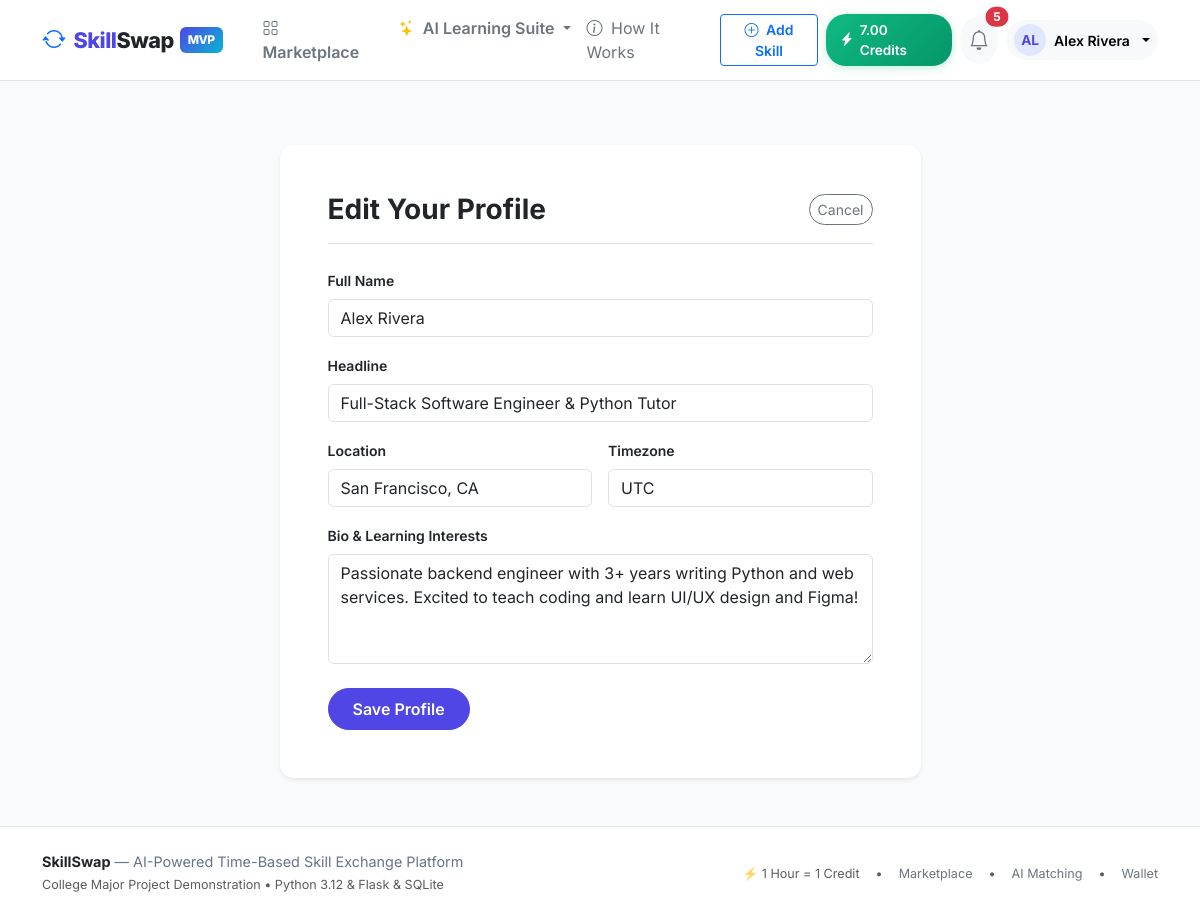
The app's page /auth/profile/edit (signed in) with its own data.
### app/models/wallet.py (models this page shows, shortened)
class Wallet(db.Model):
    __tablename__ = "wallets"
    id = db.Column(db.Integer, primary_key=True)
    user_id = db.Column(db.Integer, db.ForeignKey("users.id"), unique=True, nullable=False, index=True)
    available_balance = db.Column(db.Numeric(8, 2), default=Decimal("0.00"), nullable=False)
    reserved_balance = db.Column(db.Numeric(8, 2), default=Decimal("0.00"), nullable=False)
    updated_at = db.Column(db.DateTime, default=lambda: datetime.now(timezone.utc), onupdate=lambda: datetime.now(timezone.utc), nullable=False)
    user = db.relationship("User", back_populates="wallet")
    transactions = db.relationship(
        "WalletTransaction", back_populates="wallet", cascade="all, delete-orphan", order_by="desc(WalletTransaction.created_at)"
    )

### app/models/user.py (models this page shows, shortened)
class User(UserMixin, db.Model):
    __tablename__ = "users"
    id = db.Column(db.Integer, primary_key=True)
    username = db.Column(db.String(64), unique=True, nullable=False, index=True)
    email = db.Column(db.String(120), unique=True, nullable=False, index=True)
    password_hash = db.Column(db.String(256), nullable=False)
    full_name = db.Column(db.String(100), nullable=False)
    role = db.Column(db.String(20), default="user", nullable=False)  # 'user', 'admin'
    status = db.Column(db.String(20), default="active", nullable=False)  # 'active', 'suspended'
    bio = db.Column(db.Text, default="")
    headline = db.Column(db.String(150), default="")
    location = db.Column(db.String(100), default="")
    timezone = db.Column(db.String(50), default="UTC")
    avatar_path = db.Column(db.String(255), nullable=True)
    created_at = db.Column(db.DateTime, default=lambda: datetime.now(timezone.utc), nullable=False)
    updated_at = db.Column(db.DateTime, default=lambda: datetime.now(timezone.utc), onupdate=lambda: datetime.now(timezone.utc), nullable=False)
    wallet = db.relationship("Wallet", back_populates="user", uselist=False, cascade="all, delete-orphan")
    skills = db.relationship("UserSkill", back_populates="user", cascade="all, delete-orphan", lazy="dynamic")
    availability = db.relationship("AvailabilitySlot", back_populates="user", cascade="all, delete-orphan")
    bookings_as_learner = db.relationship(
        "Booking", foreign_keys="Booking.learner_id", back_populates="learner", lazy="dynamic"
    )
    bookings_as_teacher = db.relationship(
        "Booking", foreign_keys="Booking.teacher_id", back_populates="teacher", lazy="dynamic"
    )
    reviews_given = db.relationship(
        "Review", foreign_keys="Review.reviewer_id", back_populates="reviewer", lazy="dynamic"
    )
    reviews_received = db.relationship(
        "Review", foreign_keys="Review.reviewee_id", back_populates="reviewee", lazy="dynamic"
    )
    notifications = db.relationship("Notification", back_populates="user", cascade="all, delete-orphan", lazy="dynamic")
    roadmaps = db.relationship("LearningRoadmap", back_populates="user", cascade="all, delete-orphan", lazy="dynamic")
    quizzes = db.relationship("GeneratedQuiz", back_populates="user", cascade="all, delete-orphan", lazy="dynamic")
    ai_conversations = db.relationship("AIConversation", back_populates="user", cascade="all, delete-orphan", lazy="dynamic")
    ai_prefs = db.relationship("UserAIPrefs", back_populates="user", uselist=False, cascade="all, delete-orphan")
    @property
    def is_admin(self) -> bool:
        return self.role == "admin"
    @property
    def is_active(self) -> bool:
        return self.status == "active"

### app/auth/routes.py (the view, shortened to what this page needs)
@bp.route("/profile/edit", methods=["GET", "POST"])
@login_required
def edit_profile():
    form = ProfileEditForm(obj=current_user)
    return render_template("auth/edit_profile.html", form=form)

### app/auth/forms.py
class ProfileEditForm(FlaskForm):
    full_name = StringField("Full Name", validators=[DataRequired(), Length(min=2, max=100)])
    headline = StringField("Headline", validators=[Length(max=150)])
    location = StringField("Location", validators=[Length(max=100)])
    timezone = StringField("Timezone", validators=[Length(max=50)])
    bio = TextAreaField("Bio & Learning Interests", validators=[Length(max=1000)])
    submit = SubmitField("Save Profile")

### app/services/notification_service.py (called while the page is built)
def get_unread_count(user_id: int) -> int:
    return Notification.query.filter_by(user_id=user_id, is_read=False).count()

### app/templates/auth/edit_profile.html (shortened to what this page needs)
{% extends "base.html" %}
{% block content %}
<div class="container py-4">
  <div class="row justify-content-center">
    <div class="col-md-8 col-lg-7">
      <div class="card p-4 p-md-5 border-0 shadow-sm">
        <div class="d-flex align-items-center justify-content-between mb-4 border-bottom pb-3">
          <h3 class="fw-bold mb-0">Edit Your Profile</h3>
          <a href="{{ url_for('auth.profile', username=current_user.username) }}" class="btn btn-outline-secondary btn-sm rounded-pill">
            Cancel
          </a>
        </div>
        <form method="POST" action="{{ url_for('auth.edit_profile') }}">
          <div class="mb-3">
            {{ form.full_name.label(class="form-label fw-semibold small") }}
            {{ form.full_name(class="form-control" + (" is-invalid" if form.full_name.errors else "")) }}
          </div>
          <div class="mb-3">
            {{ form.headline.label(class="form-label fw-semibold small") }}
            {{ form.headline(class="form-control" + (" is-invalid" if form.headline.errors else ""), placeholder="e.g. Senior CS Student | UI/UX Enthusiast") }}
          </div>
          <div class="row g-3 mb-3">
            <div class="col-md-6">
              {{ form.location.label(class="form-label fw-semibold small") }}
              {{ form.location(class="form-control" + (" is-invalid" if form.location.errors else ""), placeholder="e.g. New York, NY / Remote") }}
            </div>
            <div class="col-md-6">
              {{ form.timezone.label(class="form-label fw-semibold small") }}
              {{ form.timezone(class="form-control" + (" is-invalid" if form.timezone.errors else ""), placeholder="e.g. UTC, EST, IST") }}
            </div>
          </div>
          <div class="mb-4">
            {{ form.bio.label(class="form-label fw-semibold small") }}
            {{ form.bio(class="form-control" + (" is-invalid" if form.bio.errors else ""), rows=4, placeholder="Introduce yourself, your academic background, experience, and why you love exchanging skills...") }}
          </div>
          {{ form.submit(class="btn btn-primary px-4 py-2 fw-semibold rounded-pill") }}
        </form>
      </div>
    </div>
  </div>
</div>
{% endblock %}

### app/templates/base.html (shortened to what this page needs)
<!DOCTYPE html>
<html lang="en">
<head>
  <link href="https://cdn.jsdelivr.net/npm/bootstrap@5.3.3/dist/css/bootstrap.min.css" rel="stylesheet">
  <link rel="stylesheet" href="https://cdn.jsdelivr.net/npm/bootstrap-icons@1.11.3/font/bootstrap-icons.min.css">
  <link rel="stylesheet" href="{{ url_for('static', filename='css/custom.css') }}">
</head>
<body>
  <nav class="navbar navbar-expand-lg navbar-light bg-white border-bottom sticky-top py-2">
    <div class="container">
      <a class="navbar-brand d-flex align-items-center" href="{{ url_for('dashboard.index') }}">
        <i class="bi bi-arrow-repeat text-primary me-2 fs-4"></i>
        <span>Skill<span class="text-dark">Swap</span></span>
        <span class="brand-badge">MVP</span>
      </a>
      <div class="collapse navbar-collapse" id="navbarMain">
        <ul class="navbar-nav me-auto mb-2 mb-lg-0 ms-lg-3">
          <li class="nav-item">
            <a class="nav-link fw-semibold text-secondary" href="{{ url_for('skills.index') }}">
              <i class="bi bi-grid me-1"></i> Marketplace
            </a>
          </li>
          <li class="nav-item dropdown">
            <a class="nav-link dropdown-toggle fw-semibold text-secondary" href="#" role="button" data-bs-toggle="dropdown">
              <i class="bi bi-stars text-warning me-1"></i> AI Learning Suite
            </a>
          </li>
          <li class="nav-item">
            <a class="nav-link text-secondary" href="#" data-bs-toggle="modal" data-bs-target="#howItWorksModal">
              <i class="bi bi-info-circle me-1"></i> How It Works
            </a>
          </li>
        </ul>
        <div class="d-flex align-items-center gap-2">
          {% if current_user.is_authenticated %}
            <a href="{{ url_for('skills.new') }}" class="btn btn-outline-primary btn-sm fw-semibold d-none d-md-inline-block">
              <i class="bi bi-plus-circle me-1"></i> Add Skill
            </a>
            <a href="{{ url_for('wallet.index') }}" class="credit-pill" title="1 Hour Teaching = 1 Credit">
              <i class="bi bi-lightning-charge-fill"></i>
              <span>{{ current_user.wallet.available_balance if current_user.wallet else '0.00' }} Credits</span>
            </a>
            <a href="{{ url_for('notifications.index') }}" class="btn btn-light position-relative p-2 rounded-circle" title="Notifications">
              <i class="bi bi-bell fs-5 text-secondary"></i>
              {% if unread_count > 0 %}
                <span class="position-absolute top-0 start-100 translate-middle badge rounded-pill bg-danger">
                  {{ unread_count }}
                </span>
              {% endif %}
            </a>
            <div class="dropdown">
              <button class="btn btn-light dropdown-toggle d-flex align-items-center gap-2 border-0 rounded-pill px-2 py-1" data-bs-toggle="dropdown">
                <div class="avatar-circle" style="width: 32px; height: 32px; font-size: 0.85rem;">
                  {{ current_user.username[:2].upper() }}
                </div>
                <span class="fw-semibold small d-none d-lg-inline">{{ current_user.full_name }}</span>
              </button>
            </div>
          {% else %}
            <a href="{{ url_for('auth.login') }}" class="btn btn-link text-decoration-none text-secondary fw-semibold">Sign In</a>
            <a href="{{ url_for('auth.register') }}" class="btn btn-primary fw-semibold shadow-sm">
              Get Started <span class="badge bg-warning text-dark ms-1">+2.0 Cr</span>
            </a>
          {% endif %}
        </div>
      </div>
    </div>
  </nav>
  <main class="py-4">
    {% block content %}{% endblock %}
  </main>
  <footer class="mt-auto">
    <div class="container">
      <div class="row gy-3 align-items-center">
        <div class="col-md-6 text-center text-md-start">
          <span class="fw-bold text-dark">SkillSwap</span> — AI-Powered Time-Based Skill Exchange Platform
          <div class="text-muted small mt-1">College Major Project Demonstration • Python 3.12 & Flask & SQLite</div>
        </div>
        <div class="col-md-6 text-center text-md-end">
          <div class="d-inline-flex gap-3 text-muted small">
            <span>⚡ 1 Hour = 1 Credit</span>
            <span>•</span>
            <a href="{{ url_for('skills.index') }}" class="text-decoration-none text-secondary">Marketplace</a>
            <span>•</span>
            <a href="{{ url_for('ai.matching') }}" class="text-decoration-none text-secondary">AI Matching</a>
            <span>•</span>
            <a href="{{ url_for('wallet.index') }}" class="text-decoration-none text-secondary">Wallet</a>
          </div>
        </div>
      </div>
    </div>
  </footer>
</body>
</html>

### app/static/css/custom.css (style rules this page uses)
:root { --primary: #4f46e5; --primary-hover: #4338ca; --primary-light: #e0e7ff; --accent: #10b981; --accent-hover: #059669; --accent-light: #d1fae5; --dark: #0f172a; --dark-surface: #1e293b; --gray-border: #e2e8f0; --gray-bg: #f8fafc; --font-family: 'Inter', system-ui, -apple-system, sans-serif; }
body { font-family: var(--font-family); background-color: var(--gray-bg); color: #334155; min-height: 100vh; display: flex; flex-direction: column; }
main { flex: 1; }
.navbar-brand { font-weight: 800; font-size: 1.35rem; letter-spacing: -0.5px; color: var(--primary) !important; }
.navbar-brand .brand-badge { background: linear-gradient(135deg, #4f46e5 0%, #06b6d4 100%); color: white; padding: 4px 8px; border-radius: 6px; font-size: 0.75rem; vertical-align: middle; margin-left: 6px; }
.credit-pill { background: linear-gradient(135deg, #10b981 0%, #059669 100%); color: white !important; font-weight: 600; border-radius: 20px; padding: 6px 14px; display: inline-flex; align-items: center; gap: 6px; font-size: 0.85rem; text-decoration: none; box-shadow: 0 2px 8px rgba(16, 185, 129, 0.25); transition: transform 0.15s ease; }
.card { border: 1px solid var(--gray-border); border-radius: 14px; box-shadow: 0 4px 15px -2px rgba(15, 23, 42, 0.04); transition: transform 0.2s ease, box-shadow 0.2s ease; background: white; }
.btn-primary { background-color: var(--primary); border-color: var(--primary); border-radius: 8px; font-weight: 600; padding: 8px 18px; }
.avatar-circle { width: 44px; height: 44px; border-radius: 50%; background: var(--primary-light); color: var(--primary); font-weight: 700; display: inline-flex; align-items: center; justify-content: center; font-size: 1.1rem; }
footer { background: white; border-top: 1px solid var(--gray-border); padding: 24px 0; font-size: 0.9rem; color: #64748b; }

### records on screen
Wallet: wallet "7.00"
User: username "AL", full_name "Alex Rivera", headline "Full-Stack Software Engineer & Python Tutor", location "San Francisco, CA", timezone "UTC", bio "Passionate backend engineer with 3+ years writing Python and web services. Excited to teach coding and learn UI/UX design and Figma!"

### other values on screen
{{ unread_count }} "5"
